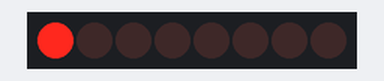
The sketch below on a simulated Arduino Uno, built with avr-gcc and run on an emulated ATmega328P. On the bench: 8 shift-register outputs drawn as a row of LEDs (first output left, lit = HIGH). Wiring (inferred from the names in the program): shift register (74HC595): data pin 2; shift clock pin 4; latch pin 3. Wiring (inferred from the signals the program sends): row of LEDs: on Q0, Q1, Q2, Q3, Q4, Q5, Q6, Q7.

Above: at 0.1 s.
At 1.6 s:
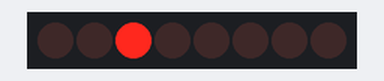
At 2.6 s:
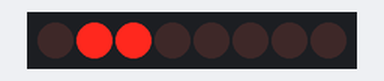
At 3.6 s:
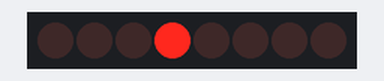
At 5.1 s:
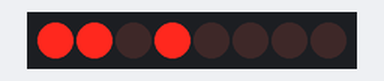
At 7.1 s:
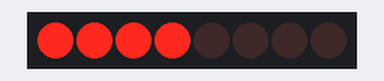
Timing chart, 0 to 8.8 s (numbered marks = the images above):
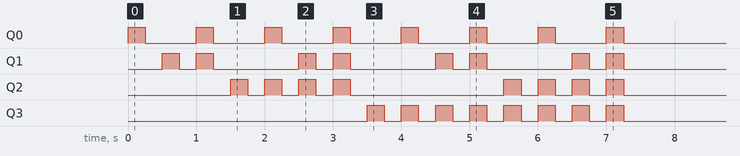

The sketch:

ex_23.ino
```cpp
#define DATA 2
#define CLOCK 4
#define LATCH 3

void setup(){
  configuraPinos();
  enviaParaLeds(0);

  for(int c=1; c<=15; c++){
    enviaParaLeds(c);
    delay(250);
    enviaParaLeds(0);
    delay(250);
  }

}

void loop(){

}

// *--------* FUNÇÕES *--------* //

void enviaParaLeds(int valor){
  int leds = valor & 255;  // faz a seleção de quais valores estão em nivel lógico alto usando o operador AND (&)

  shiftOut(DATA, CLOCK, MSBFIRST, leds);
  enviaPulso(LATCH);
}

void configuraPinos(){
  pinMode(DATA, OUTPUT);
  pinMode(CLOCK, OUTPUT);
  pinMode(LATCH, OUTPUT);

  digitalWrite(CLOCK, 0);
  digitalWrite(LATCH, 0);
}

void enviaPulso(int pino){
  digitalWrite(pino, 1);
  digitalWrite(pino, 0);
}
```
